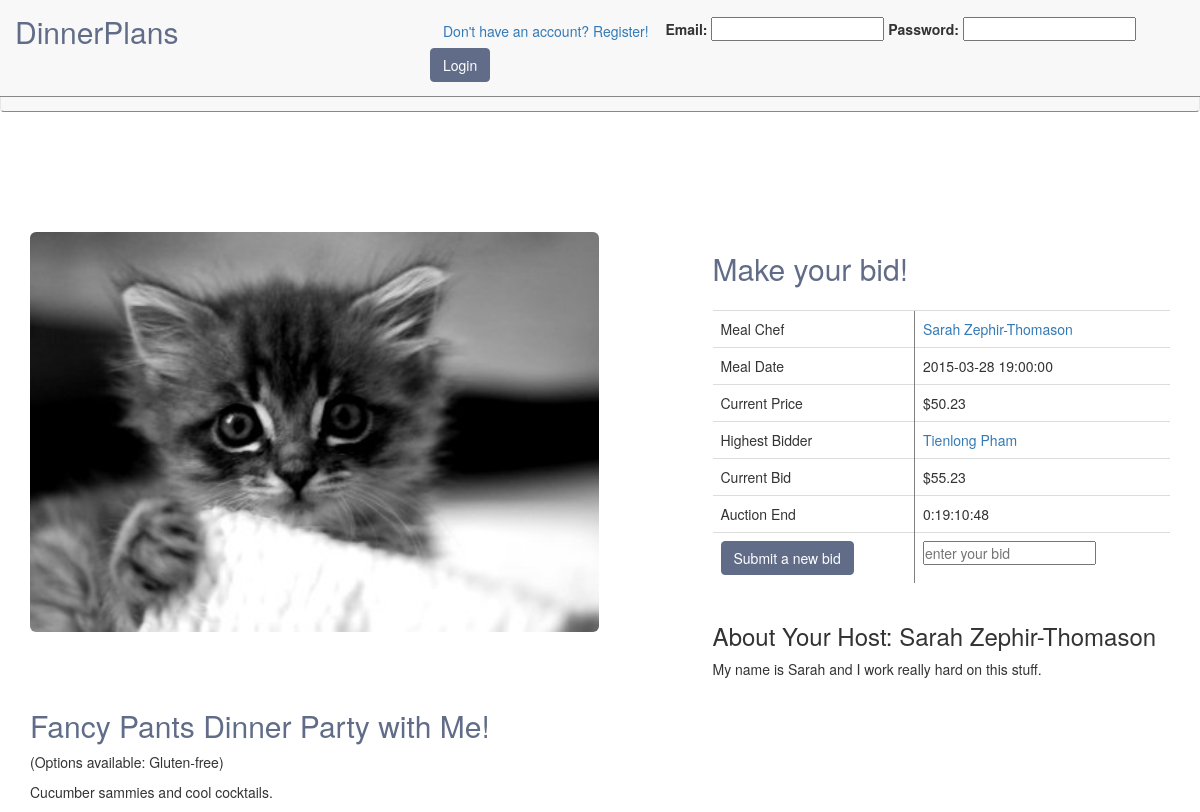
Screenshot of /meals/listing/10 with the database file from the repository.
### tables this page shows
CREATE TABLE `meals` (
  `id` int(11) NOT NULL AUTO_INCREMENT,
  `meal` varchar(125) DEFAULT NULL,
  `description` text,
  `user_id` int(11) NOT NULL,
  `highest_bidder` int(11) DEFAULT NULL,
  `initial_price` float DEFAULT NULL,
  `category_id` int(11) NOT NULL,
  `created_at` datetime DEFAULT NULL,
  `current_price` float DEFAULT NULL,
  `ended_at` datetime DEFAULT NULL,
  `meal_date` datetime DEFAULT NULL,
  `duration` int(11) DEFAULT NULL,
  PRIMARY KEY (`id`),
  KEY `fk_items_users_idx` (`user_id`),
  KEY `fk_items_categories1_idx` (`category_id`),
  CONSTRAINT `fk_items_categories1` FOREIGN KEY (`category_id`) REFERENCES `categories` (`id`) ON DELETE NO ACTION ON UPDATE NO ACTION,
  CONSTRAINT `fk_items_users` FOREIGN KEY (`user_id`) REFERENCES `users` (`id`) ON DELETE NO ACTION ON UPDATE NO ACTION
);

CREATE TABLE `users` (
  `id` int(11) NOT NULL AUTO_INCREMENT,
  `level` int(11) NOT NULL DEFAULT '4',
  `first_name` varchar(45) DEFAULT NULL,
  `last_name` varchar(45) DEFAULT NULL,
  `email` varchar(255) DEFAULT NULL,
  `description` varchar(255) DEFAULT NULL,
  `password` varchar(45) DEFAULT NULL,
  `created_at` datetime DEFAULT NULL,
  `updated_at` datetime DEFAULT NULL,
  `image_id` int(11) DEFAULT '1',
  `rating` int(11) DEFAULT '0',
  PRIMARY KEY (`id`),
  UNIQUE KEY `id_UNIQUE` (`id`),
  KEY `fk_users_images1_idx` (`image_id`),
  CONSTRAINT `fk_users_images1` FOREIGN KEY (`image_id`) REFERENCES `images` (`id`) ON DELETE NO ACTION ON UPDATE NO ACTION
);

### application/controllers/meals.php (called while the page is built, shortened)
<?php
class Meals extends CI_Controller
{
	public function __construct()
	{
	    $this->load->model("Meal");
		$this->load->helper('text');
	}
	public function show_listing($id)
	{
		$meal = $this->Meal->show_meal($id);
		$bid_phrase = "Make your bid!";
		$this->load->model('Bid');
		$meal['bid_count'] = $this->Bid->item_bid_count($meal['id']);
		$meal['end_time'] = strtotime($this->Meal->meal_end_time($meal['id']));
		$meal['img'] = $this->Meal->get_meal_img($meal['id'])['img_path'];
		if(!$meal['bid_count'])
		{
			$bid_phrase = "Be the first to bid!";
			$highest_bidder = NULL;
		}
		else
		{
			$highest_bidder = $this->Bid->highest_bidder($meal['id']);
		}
		$view_data = array(
			"meal" => $meal,
			"bid_phrase" => $bid_phrase,
			"highest_bidder" => $highest_bidder
		);
		$this->load->view('meals/listing',$view_data);
	}
}

### index.php (called while the page is built, shortened)
<?php
require_once BASEPATH.'core/CodeIgniter.php';

### application/models/meal.php (called while the page is built, shortened)
<?php
class Meal extends CI_Model
{
	function show_meal($id)
	{
		$query = "SELECT m.*,u.description AS bio, CONCAT_WS(' ',u.first_name, u.last_name) AS host, GROUP_CONCAT(' ',o.option) AS options FROM meals m LEFT JOIN meal_has_options mho on m.id = mho.meal_id INNER JOIN options o on mho.option_id = o.id LEFT JOIN users u on m.user_id = u.id WHERE m.id = ?;";
		$values = array($id);
		$result = $this->db->query($query,$values)->row_array();
		return $result;
	}
	public function meal_end_time($item_number)
	{
		$query = "SELECT DATE_ADD(created_at, INTERVAL duration DAY) AS end_date FROM meals WHERE id=?";
		return $this->db->query($query, array('id'=> $item_number))->row_array()['end_date'];
	}
	public function get_meal_img($item_number)
	{
		$query = "SELECT file_path AS img_path FROM images LEFT JOIN meal_has_images ON meal_has_images.image_id = images.id LEFT JOIN meals ON meal_has_images.meal_id = meals.id WHERE meals.id = ? ORDER BY images.created_at DESC LIMIT 1";
		$returned = $this->db->query($query, array($item_number))->row_array();
		return $returned;
	}
}

### application/models/bid.php (called while the page is built, shortened)
<?php
class Bid extends CI_Model
{
  public function current_max_bid($item_number)
  {
    return $this->db->where('meal_id', $item_number)->order_by('bid', 'desc')->limit(1)->get('bids')->row_array();
  }
  public function item_bid_count($item_number)
  {
    return $this->db->where('meal_id', $item_number)->select('count(id) AS total_bids')->from('bids')->get()->row_array()['total_bids'];
  }
  public function highest_bidder($id)
  {
    $max = $this->current_max_bid($id);
    $query = "SELECT users.*, CONCAT_WS(' ', users.first_name, users.last_name) AS user_name FROM users JOIN bids ON bids.user_id = users.id WHERE bids.id = ?";
    return $this->db->query($query, array('id' =>$max['id']))->row_array();
  }
}

### application/views/meals/listing.php (the view, shortened to what this page needs)
	<?php
	if(!$meal['bid_count'])
	{
		$current_bid = number_format($meal["initial_price"],2,'.','');
	}else
	{
		$current_bid = number_format($meal["current_price"] + 5,2,'.','');
	}
?>
<!DOCTYPE html>
<html>
<head>
	<link rel="stylesheet" href="/assets/css/bootstrap.min.css">
	<link rel="stylesheet" type="text/css" href="/assets/css/main.css">
	<link rel="stylesheet" type="text/css" href="/assets/css/meal-listing.css">
</head>
<body>
	<div class="container">
		<div class="row content">
			<div class="col-xs-12 col-lg-7">
				<div>
					<img src="<?= $meal['img'] ?>" class="img-rounded img-container" alt='Meal Image'>
				</div>
			</div>
			<div class="col-xs-12 col-lg-5">
				<h2><?=$bid_phrase?></h2>
					<fieldset>
						<table class="table">
							<tbody>
								<tr>
									<td>Meal Chef</td>
									<td><a href"#" alt="Chef Profile"><?= $meal['host']?></a></td>
								</tr>
								<tr>
									<td>Meal Date</td>
									<td><?= $meal['meal_date'] ?></td>
								</tr>
								<tr>
									<td>Current Price</td>
									<td>$<?= number_format($meal["current_price"],2,'.','') ?></td>
								</tr>
<?php
									if($meal['bid_count'])
									{
?>
									<tr>
										<td>Highest Bidder</td>
										<td><a href="#"><?= $highest_bidder['user_name'] ?></a></td>
									</tr>
<?php
									}
?>
								<tr>
									<td>Current Bid</td>
									<td>$<?= $current_bid ?></td>
								</tr>
								<tr>
									<td>Auction End</td>
									<td id="endtime"></td>
								</tr>
								<tr>
									<form action="/bid" name="bid" method="post" class="form-inline" id='bid-form'>
										<div class="form-group">
											<td><input type="submit" value="Submit a new bid" class="btn blue" id="bid-button"></td>
											<td>
												<input type="text" name="bid-amount" placeholder="enter your bid" id="bid-box" required>
											</td>
										</div>
									</form>
								</tr>
							</tbody>
						</table>
					</fieldset>
			</div>
			<div class="bid col-xs-5">
				<h3>About Your Host: <?=$meal["host"]?></h3>
				<p><?=$meal["bio"]?></p>
			</div>
		</div>
		<div class="row">
			<div class="meal col-xs-12">
				<h2><?=$meal["meal"]?></h2>
<?php
			if (strlen($meal["options"]))
			{
?>
				<p>(Options available: <?=$meal["options"]?>)</p>
<?php
			}
?>
				<p><?=$meal["description"]?></p>
			</div>
		</div>
	</div>
</body>
</html>

### assets/css/main.css (style rules this page uses)
* { margin: 0; padding: 0; }
h2 { color: #606c88; }
.blue { border: 1px solid #606c88; background-color: #606c88; color: white; }
body { padding-top: 60px; }

### assets/css/meal-listing.css (style rules this page uses)
div.content { margin-top:100px; }

### application/views/meals/listing.php (style rules this page uses)
td + td { border-left: 1px solid gray; }
tbody:last-child { border: 0; }
.img-container { height: 400px; }

### rows the page displays
meals: meal_date "2015-03-28 19:00:00", current_price "50.23", current_price "55.23", user.description "My name is Sarah and I work really hard on this stuff.", meal "Fancy Pants Dinner Party with Me!", description "Cucumber sammies and cool cocktails."

### other values shown
$bid_phrase "Make your bid!"
$meal['host'] "Sarah Zephir-Thomason"
$highest_bidder['user_name'] "Tienlong Pham"
$meal["host"] "Sarah Zephir-Thomason"
$meal["options"] "Gluten-free"
